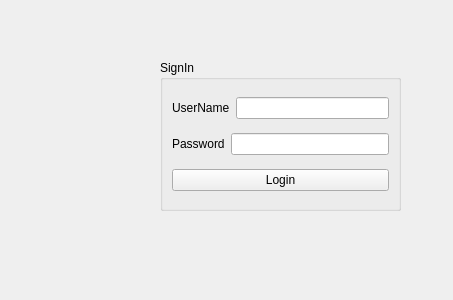
<?xml version="1.0" encoding="UTF-8"?>
<ui version="4.0">
 <class>login</class>
 <widget class="QWidget" name="login">
  <property name="geometry">
   <rect>
    <x>0</x>
    <y>0</y>
    <width>453</width>
    <height>300</height>
   </rect>
  </property>
  <property name="windowTitle">
   <string>Form</string>
  </property>
  <widget class="QGroupBox" name="groupBox">
   <property name="geometry">
    <rect>
     <x>160</x>
     <y>60</y>
     <width>241</width>
     <height>151</height>
    </rect>
   </property>
   <property name="title">
    <string>SignIn</string>
   </property>
   <layout class="QVBoxLayout" name="verticalLayout">
    <item>
     <layout class="QHBoxLayout" name="horizontalLayout">
      <item>
       <widget class="QLabel" name="label">
        <property name="text">
         <string>UserName</string>
        </property>
       </widget>
      </item>
      <item>
       <widget class="QLineEdit" name="lineEdit_username"/>
      </item>
     </layout>
    </item>
    <item>
     <layout class="QHBoxLayout" name="horizontalLayout_2">
      <item>
       <widget class="QLabel" name="label_2">
        <property name="text">
         <string>Password</string>
        </property>
       </widget>
      </item>
      <item>
       <widget class="QLineEdit" name="lineEdit_password">
        <property name="echoMode">
         <enum>QLineEdit::Password</enum>
        </property>
       </widget>
      </item>
     </layout>
    </item>
    <item>
     <widget class="QPushButton" name="pushButton_Login">
      <property name="text">
       <string>Login</string>
      </property>
     </widget>
    </item>
   </layout>
  </widget>
  <widget class="QLabel" name="label_3">
   <property name="geometry">
    <rect>
     <x>20</x>
     <y>80</y>
     <width>111</width>
     <height>121</height>
    </rect>
   </property>
   <property name="text">
    <string/>
   </property>
  </widget>
 </widget>
 <resources/>
 <connections/>
</ui>
